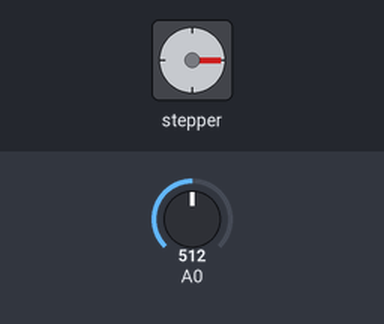
The sketch below on a simulated Arduino Uno, built with avr-gcc and run on an emulated ATmega328P. On the bench: stepper motor. The inputs (shaded band) are chosen by the test bench; at power-on: A0 = 512. Stepper angles assume 48 steps per turn.

Above: at 1.2 s.
1.3 s: A0 set to 716
At 1.9 s:
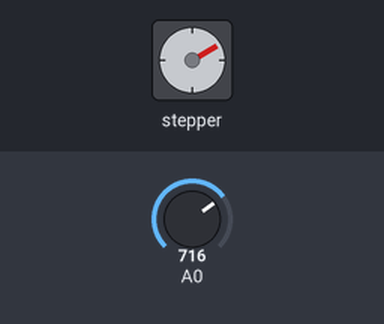
2.8 s: A0 set to 900
At 3.5 s:
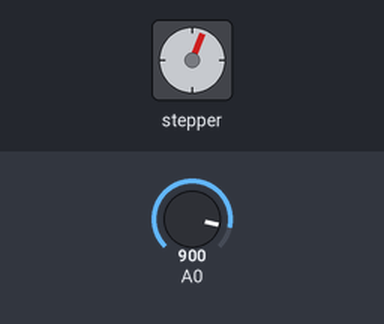
4.3 s: A0 set to 1023
At 5.3 s:
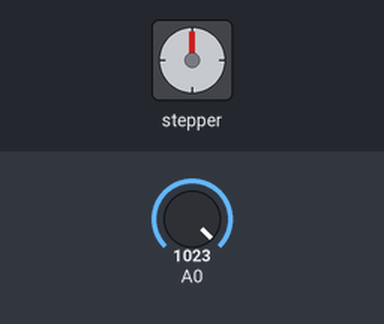
5.8 s: A0 set to 306
At 6.5 s:
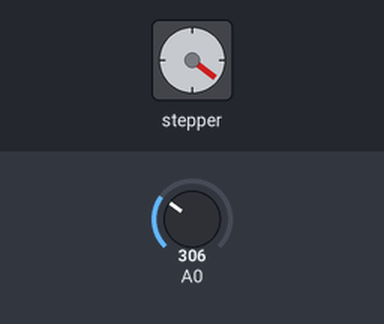
7.4 s: A0 set to 122
At 8.2 s:
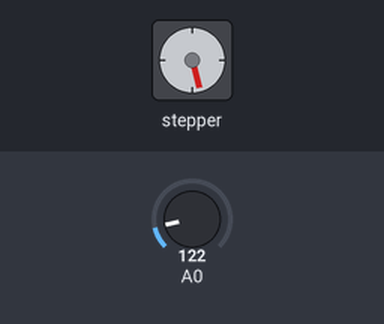
Timing chart, 0 to 9.9 s (numbered marks = the images above; inputs shaded):
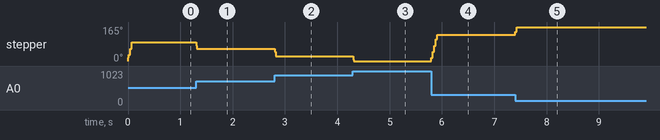

The sketch:

stepper_test2.ino
```cpp
#include <Stepper.h>

//How many steps does your motor have
#define STEPS 48

//Start new Stepper class with 48 steps (STEPS defined above)
//Motor is connected to pins 4, 5, 6 & 7 (=Port 1D, 2D, 3D & 4D on JeeNode)
Stepper stepper(STEPS, 4, 5, 6, 7);

//Create starting position for motor / pot
int previous = 0;

void setup()
{
  //How fast will we try to move the motor
  //If your motor stutters, its too fast so just lower the value
  stepper.setSpeed(180);
}

void loop()
{
  //Read analog 0 (pot) and map it to the range of the motor (=Port 1A on JeeNode)
  int val = map(analogRead(0), 0, 1023, 24, 0);
  //Move motor based off of last recorded position
  stepper.step(val - previous);
  //Store current position
  previous = val;
}
```

Measured:
- after the input at 1.3 s, stepper: goes 75° 0.01 s, then 60°, starting at once
- after the input at 2.8 s, stepper: goes 45° 0.03 s, then 22°, starting at once
- after the input at 4.3 s, stepper: goes 7° 0.01 s, then 0°, starting at once
- after the input at 5.8 s, stepper: turns 127° clockwise in 0.11 s, starting at once
- after the input at 7.4 s, stepper: goes 142° 0.03 s, then 165°, starting at once
- by itself, stepper: turns 90° clockwise
